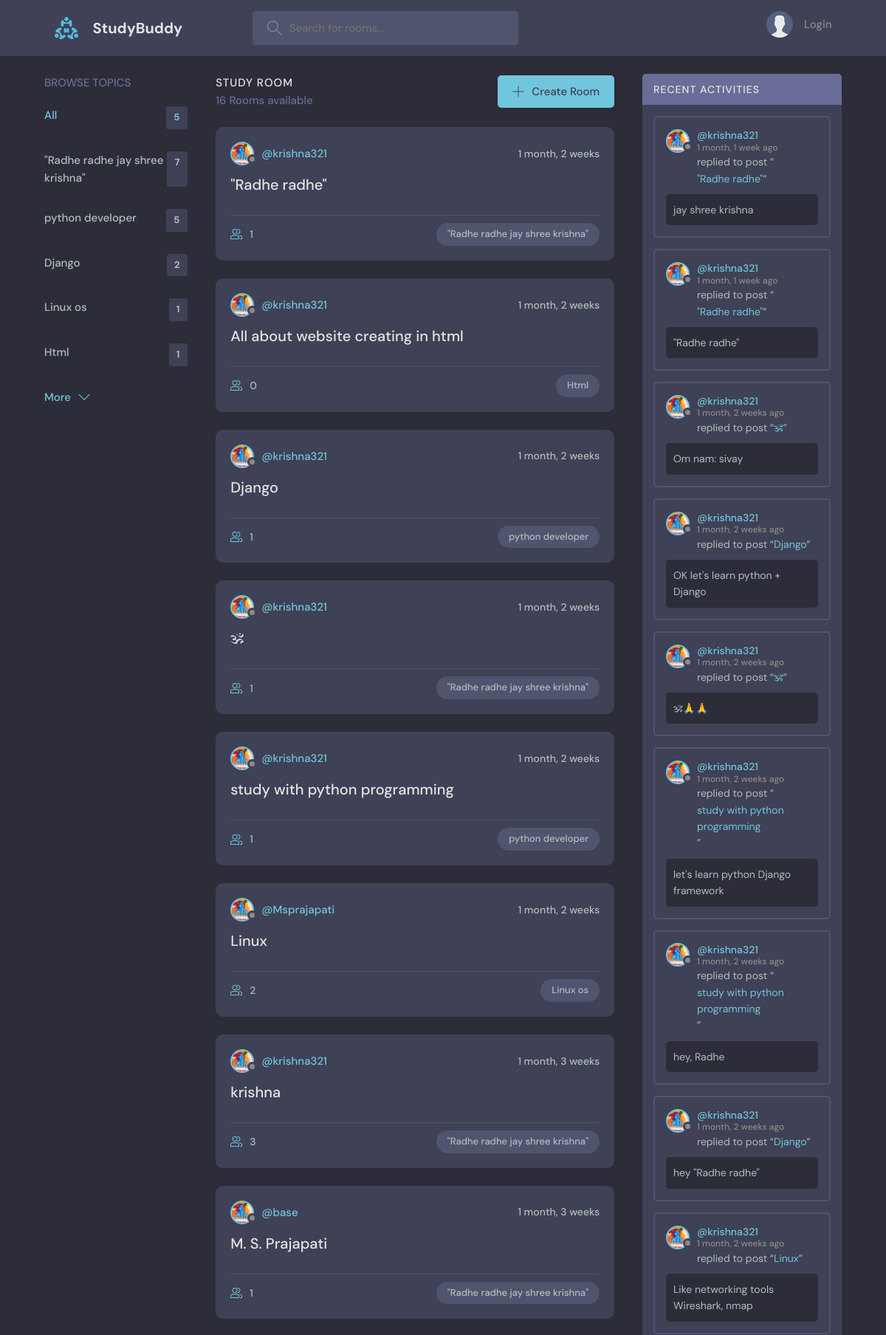
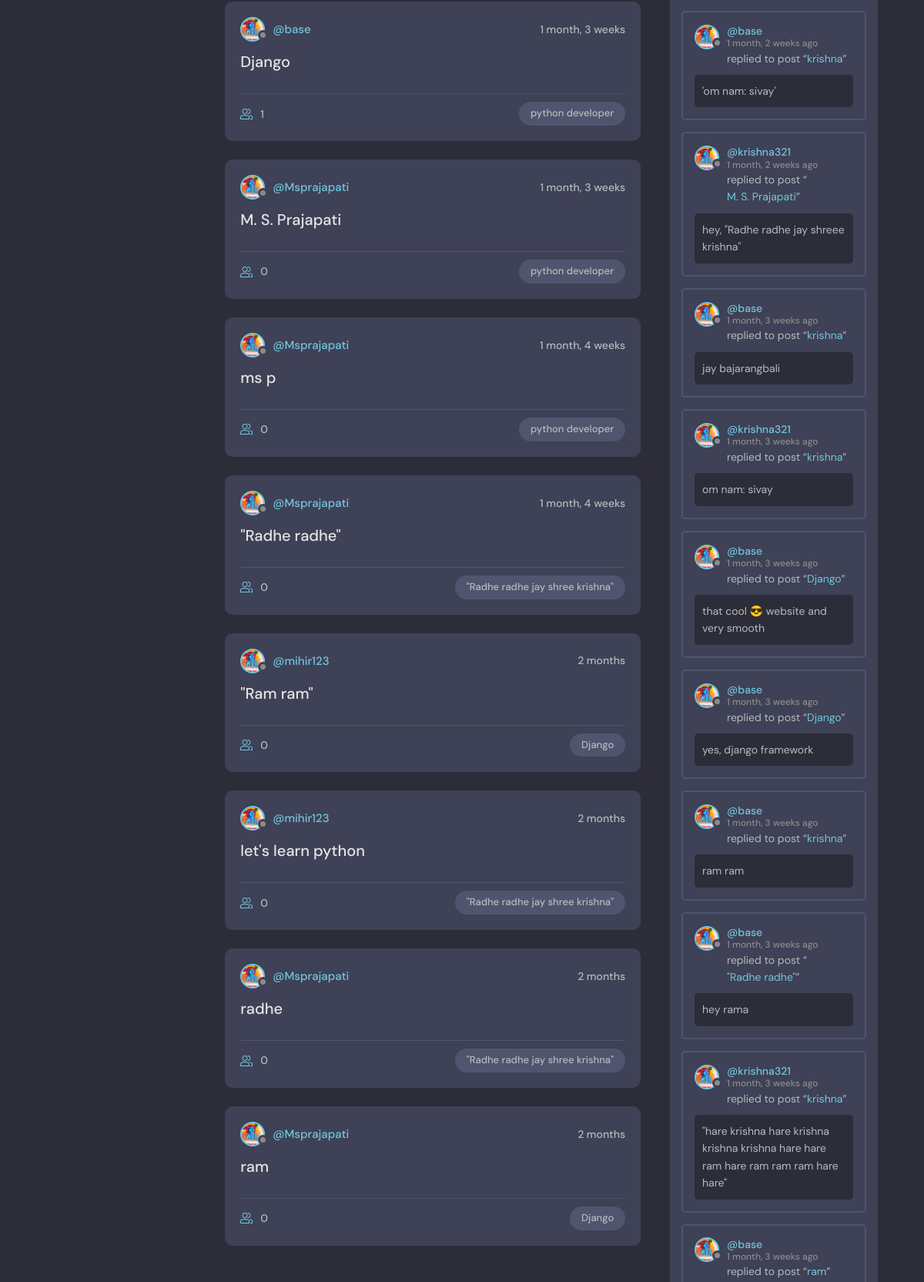
The page / (upper part) on the database its author committed (2 pictures, top to bottom).
### base/models.py (models this page shows, shortened)
class Topic(models.Model):
    name = models.CharField(max_length=100)

class Room(models.Model):
    host = models.ForeignKey(User, on_delete=models.SET_NULL, null=True)
    topic = models.ForeignKey(Topic, on_delete=models.SET_NULL, null=True)
    name = models.CharField(max_length=100)
    description = models.TextField(null=True, blank=True)
    participants = models.ManyToManyField(User, related_name='participants', blank=True)
    updated = models.DateTimeField(auto_now=True)
    created = models.DateTimeField(auto_now_add=True)
    class Meta:
        ordering = ['-updated', '-created']
    def __str__(self):
        return self.name

class Message(models.Model):
    user = models.ForeignKey(User, on_delete=models.CASCADE)
    room = models.ForeignKey(Room, on_delete=models.CASCADE)
    body = models.TextField()
    updated = models.DateTimeField(auto_now=True)
    created = models.DateTimeField(auto_now_add=True)
    class Meta:
        ordering = ['-updated', '-created']
    def __str__(self):
        return self.body

### base/views.py (the view)
# urls.py: path('', views.home, name='home'),
def home(request):
    q = request.GET.get('q') if request.GET.get('q') != None else ''
    rooms = Room.objects.filter(
        Q(topic__name__icontains=q) |
        Q(name__icontains=q) |
        Q(description__icontains=q)
        )
    topics = Topic.objects.all()[0:5]
    room_count = rooms.count()
    room_messages = Message.objects.filter(Q(room__topic__name__icontains=q))
    context = {'rooms':rooms, 'topics':topics,
                'room_count':rooms.count, 'room_messages':room_messages}
    return render(request, "base/home.html", context)

### base/templates/base/home.html (shortened to what this page needs)
{% extends "main.html" %}
{% block content %}
    <main class="layout layout--3">
      <div class="container">
        {% include "base/topics_component.html" %}
        <div class="roomList">
          <div class="roomList__header">
            <div>
              <h2>Study Room</h2>
              <p>{{room_count}} Rooms available</p>
            </div>
            <a class="btn btn--main" href="{% url "craete-room" %}">
              <svg version="1.1" xmlns="http://www.w3.org/2000/svg" width="32" height="32" viewBox="0 0 32 32">
                <title>add</title>
                <path
                  d="M16.943 0.943h-1.885v14.115h-14.115v1.885h14.115v14.115h1.885v-14.115h14.115v-1.885h-14.115v-14.115z"
                ></path>
              </svg>
              Create Room
            </a>
          </div>
          {% include "base/feed_component.html" %}
        </div>
        {% include "base/activity_component.html" %}
      </div>
    </main>
{% endblock content %}

### base/templates/base/topics_component.html
    <div class="topics">
        <div class="topics__header">
          <h2>Browse Topics</h2>
        </div>
        <ul class="topics__list">
          <li>
            <a href="{% url 'home' %}" class="active">All <span>{{topics.count}}</span></a>
          </li>
          {% for topic in topics %}
          <li>
            <a href="{% url 'home' %}?q={{topic.name}}">{{topic.name}} <span>{{topic.room_set.all.count}}</span></a>
          </li>
          {% endfor %}
        </ul>
        <a class="btn btn--link" href="{% url "topics" %}">
          More
          <svg version="1.1" xmlns="http://www.w3.org/2000/svg" width="32" height="32" viewBox="0 0 32 32">
            <title>chevron-down</title>
            <path d="M16 21l-13-13h-3l16 16 16-16h-3l-13 13z"></path>
          </svg>
        </a>
    </div>

### base/templates/base/feed_component.html (shortened to what this page needs)
{% load static %}
{% for room in rooms %}
<div class="roomListRoom">
    <div class="roomListRoom__header">
      <a href="{% url "user-profile" room.host.id %}" class="roomListRoom__author">
        <div class="avatar avatar--small">
          <img src="{% static "images/krish.jpeg" %}" />
        </div>
        <span>@{{room.host.username}}</span>
      </a>
      <div class="roomListRoom__actions">
        <span>{{room.created|timesince}}</span>
      </div>
    </div>
    <div class="roomListRoom__content">
      <a href="{% url 'room' room.id %}">{{room.name}}</a>
    </div>
    <div class="roomListRoom__meta">
      <a href="{% url 'room' room.id %}" class="roomListRoom__joined">
        {{room.participants.all.count}}
      </a>
      <p class="roomListRoom__topic">{{room.topic.name}}</p>
    </div>
</div>
{% endfor %}

### base/templates/base/activity_component.html (shortened to what this page needs)
{% load static %}
<div class="activities">
    <div class="activities__header">
      <h2>Recent Activities</h2>
    </div>
    {% for message in room_messages %}
    <div class="activities__box">
      <div class="activities__boxHeader roomListRoom__header">
        <a href="{% url 'user-profile' message.user.id %}" class="roomListRoom__author">
          <div class="avatar avatar--small">
            <img src="{% static "images/krish.jpeg" %}" />
          </div>
          <p>
            @{{message.user}}
            <span>{{message.created|timesince}} ago</span>
          </p>
        </a>
      </div>
      <div class="activities__boxContent">
        <p>replied to post “<a href="{% url 'room' message.room.id %}">{{message.room}}</a>”</p>
        <div class="activities__boxRoomContent">
            <p>{{message}}</p>
        </div>
      </div>
    </div>
    {% endfor %}
</div>

### rows shown on the page
Topic: name "\"Radhe radhe jay shree krishna\"", room_set.all.count "7"
Topic: name "python developer", room_set.all.count "5"
Topic: name "Django", room_set.all.count "2"
Topic: name "Linux os", room_set.all.count "1"
Topic: name "Html", room_set.all.count "1"
Room: host.username "krishna321", created "1 month, 2 weeks", name "\"Radhe radhe\"", participants.all.count "1", topic.name "\"Radhe radhe jay shree krishna\""
Room: host.username "krishna321", created "1 month, 2 weeks", name "All about website creating in html", participants.all.count "0", topic.name "Html"
Room: host.username "krishna321", created "1 month, 2 weeks", name "Django", participants.all.count "1", topic.name "python developer"
Room: host.username "krishna321", created "1 month, 2 weeks", name "🕉", participants.all.count "1", topic.name "\"Radhe radhe jay shree krishna\""
Room: host.username "krishna321", created "1 month, 2 weeks", name "study with python programming", participants.all.count "1", topic.name "python developer"
Room: host.username "Msprajapati", created "1 month, 2 weeks", name "Linux", participants.all.count "2", topic.name "Linux os"
Room: host.username "krishna321", created "1 month, 3 weeks", name "krishna", participants.all.count "3", topic.name "\"Radhe radhe jay shree krishna\""
Room: host.username "base", created "1 month, 3 weeks", name "M. S. Prajapati", participants.all.count "1", topic.name "\"Radhe radhe jay shree krishna\""
Room: host.username "base", created "1 month, 3 weeks", name "Django", participants.all.count "1", topic.name "python developer"
Room: host.username "Msprajapati", created "1 month, 3 weeks", name "M. S. Prajapati", participants.all.count "0", topic.name "python developer"
Room: host.username "Msprajapati", created "1 month, 4 weeks", name "ms p", participants.all.count "0", topic.name "python developer"
Room: host.username "Msprajapati", created "1 month, 4 weeks", name "\"Radhe radhe\"", participants.all.count "0", topic.name "\"Radhe radhe jay shree krishna\""
Room: host.username "mihir123", created "2 months", name "\"Ram ram\"", participants.all.count "0", topic.name "Django"
Room: host.username "mihir123", created "2 months", name "let's learn python", participants.all.count "0", topic.name "\"Radhe radhe jay shree krishna\""
Room: host.username "Msprajapati", created "2 months", name "radhe", participants.all.count "0", topic.name "\"Radhe radhe jay shree krishna\""
Room: host.username "Msprajapati", created "2 months", name "ram", participants.all.count "0", topic.name "Django"
Message: user "krishna321", created "1 month, 1 week", room "\"Radhe radhe\"", body "jay shree krishna"
Message: user "krishna321", created "1 month, 1 week", room "\"Radhe radhe\"", body "\"Radhe radhe\""
Message: user "krishna321", created "1 month, 2 weeks", room "🕉", body "Om nam: sivay"
Message: user "krishna321", created "1 month, 2 weeks", room "Django", body "OK let's learn python + Django"
Message: user "krishna321", created "1 month, 2 weeks", room "🕉", body "🕉🙏🙏"
Message: user "krishna321", created "1 month, 2 weeks", room "study with python programming", body "let's learn python Django framework"
Message: user "krishna321", created "1 month, 2 weeks", room "study with python programming", body "hey, Radhe"
Message: user "krishna321", created "1 month, 2 weeks", room "Django", body "hey \"Radhe radhe\""
Message: user "krishna321", created "1 month, 2 weeks", room "Linux", body "Like networking tools Wireshark, nmap"
Message: user "base", created "1 month, 2 weeks", room "krishna", body "'om nam: sivay'"
Message: user "krishna321", created "1 month, 2 weeks", room "M. S. Prajapati", body "hey, \"Radhe radhe jay shreee krishna\""
Message: user "base", created "1 month, 3 weeks", room "krishna", body "jay bajarangbali"
Message: user "krishna321", created "1 month, 3 weeks", room "krishna", body "om nam: sivay"
Message: user "base", created "1 month, 3 weeks", room "Django", body "that cool 😎 website and very smooth"
Message: user "base", created "1 month, 3 weeks", room "Django", body "yes, django framework"
Message: user "base", created "1 month, 3 weeks", room "krishna", body "ram ram"
Message: user "base", created "1 month, 3 weeks", room "\"Radhe radhe\"", body "hey rama"
Message: user "krishna321", created "1 month, 3 weeks", room "krishna", body "\"hare krishna hare krishna krishna krishna hare hare ram hare ram ram ram hare hare\""
Message: user "base", created "1 month, 3 weeks", room "ram"

### other values the page prints
{{ topics.count }} "5"
{{ room_count }} "16"
